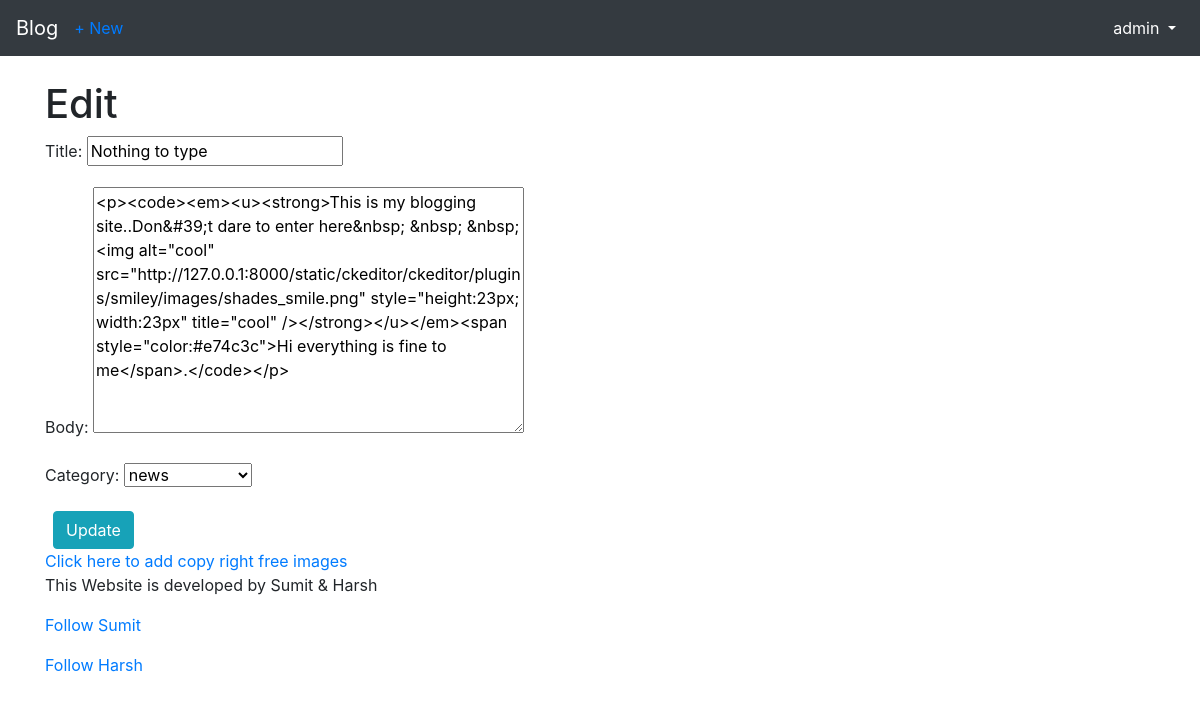
Page /articles/5/edit/ (signed in) on the committed database.
### users/models.py (models this page shows)
class CustomUser(AbstractUser):
    age = models.PositiveIntegerField(null = True,blank = True)

### articles/models.py (models this page shows, shortened)
class Article(models.Model):
    title = models.CharField(max_length=255)
    body = RichTextField(blank = True, null =True)
    date = models.DateTimeField(auto_now_add = True)
    author = models.ForeignKey(get_user_model(),on_delete=models.CASCADE,)
    likes = models.ManyToManyField(get_user_model(), related_name='article_articles')
    category = models.ForeignKey(Category, on_delete=models.CASCADE)

### articles/views.py (the view)
# urls.py: path('<int:pk>/edit/',ArticleUpdateView.as_view(),name = 'article_edit'),
class ArticleUpdateView(LoginRequiredMixin,UpdateView):
    model = Article
    fields = ('title','body','category',)
    template_name = 'article_edit.html'
    login_url = 'login'
    def dispatch(self, request, *args, **kwargs): # new
        obj = self.get_object()
        if obj.author != self.request.user:
            raise PermissionDenied
        return super().dispatch(request, *args, **kwargs)

### articles/models.py (called while the page is built)
    def __str__(self):
        return self.name

### templates/article_edit.html (shortened to what this page needs)
{% extends 'base.html' %}
{% block content %}
    <h1>Edit</h1>
    <form action="" method="post">
        {{ form.as_p }}
        <button class="btn btn-info ml-2" type="submit">Update</button>
    </form>
<a href="https://free-stock-images-182fb.web.app/">Click here to add copy right free images</a>
{% endblock content %}

### templates/base.html (shortened to what this page needs)
<!DOCTYPE html>
<html>
    <head>
        <link rel="stylesheet" href="https://stackpath.bootstrapcdn.com/bootstrap/4.5.0/css/bootstrap.min.css">
    </head>
    <body>
        <nav class="navbar navbar-expand-md navbar-dark bg-dark mb- ">
            <a class="navbar-brand" href="{% url 'home' %}">Blog</a>
            {% if user.is_authenticated %}
                <ul class="navbar-nav mr-auto">
                    <li class="nav-item"><a href="{% url 'article_new' %}">+ New</a></li>
                </ul>
            {% endif %}
            <div class="collapse navbar-collapse" id="navbarCollapse">
                {% if user.is_authenticated %}
                   <ul class="navbar-nav ml-auto">
                        <li class="nav-item active  ">
                            <a class="nav-link dropdown-toggle" href="#" id="userMenu"
                                data-toggle="dropdown" aria-haspopup="true"
                                aria-expanded="false">
                                {{ user.username }}
                            </a>
                            </li>
                            </ul>
                        {% endif %}
                    </div>
            </nav>
            <br />
        <div class="container">
        {% block content %}
        {% endblock content %}
        </div>
        <div>
            <footer class="container">
                <p>This Website is developed by Sumit & Harsh</p>
                <p><a href="https://github.com/Sumit112192" target="_blank">Follow Sumit</a></p>
                <p><a href="https://github.com/harsh16coder" target="_blank">Follow Harsh</a></p>
            </footer>
        </div>
    </body>
</html>

### rows in the picture
CustomUser: username "admin"
Article: title "Nothing to type", body "<p><code><em><u><strong>This is my blogging site..Don&#39;t dare to enter here&nbsp; &nbsp; &nbsp;<img alt=\"cool\" src=\"http://127.0.0.1:8000/static/ckeditor/ckeditor/plugins/smiley/images/shades_smile.png\" style=\"height:23px; width:23px\" title=\"cool\" /></strong></u></em><span style=\"color:#e74c3c\">Hi everything is fine to me</span>.</code></p>", category "news"
